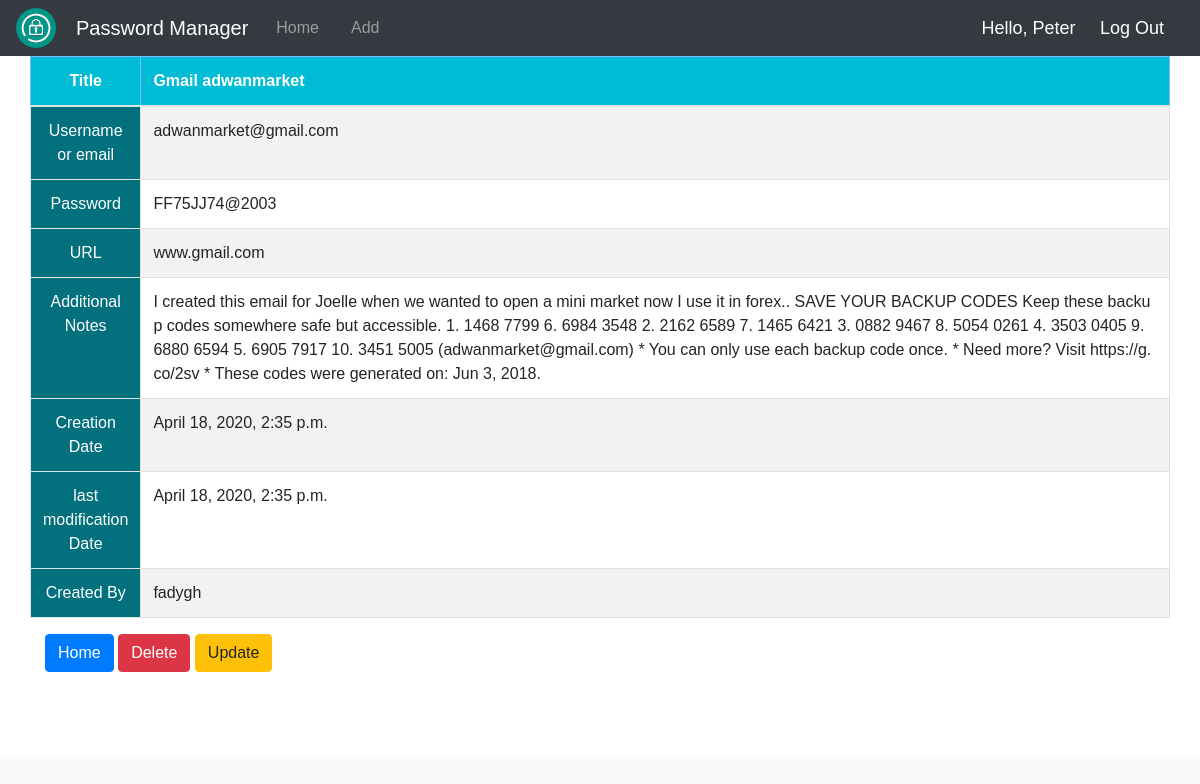
The page /view/2/ (signed in) on the database its author committed.
### passmjrapp/models.py (models this page shows)
class PasswordAccount(models.Model):
    title = models.CharField(max_length=45, blank=True, default=None, null=True)
    username = models.CharField(max_length=45, blank=True, null=True)
    password = models.CharField(max_length=45, blank=True, null=True)
    url = models.CharField(max_length=100, blank=True, null=True)
    additional_notes = models.TextField(blank=True,default=None, null=True)
    creation_date = models.DateTimeField(auto_now_add=True, blank=True, null=True)
    last_modified = models.DateTimeField(auto_now_add=True, blank=True, null=True)
    user = models.ForeignKey(User,default=None, on_delete=models.CASCADE)
    def __str__(self):
        return self.title

### passmjrapp/views.py (the view)
# urls.py: path('view/<str:pk>/', views.view, name='view'),
@login_required(login_url='login')
def view(request, pk):
    data = PasswordAccount.objects.get(id=pk)
    context = {'data':data}
    return render(request, 'view.html',context)

### passmjrapp/templates/view.html
{% extends 'base.html' %}
{% block content %}
<div class="col-md table-box">
		<div class="container-fluid">
        <table class="table table-striped table-bordered table-hover cellspacing="0" width="100%">
          <thead class="table-primary">
            <tr>
            <th class="th-sm">Title</th>
              <th class="th-sm">{{data}}</th>
            </tr>
          </thead>
          <tbody>
            <tr>
                <td>Username or email</td>
                <td class="break">{{data.username}}</td>
            </tr>
            <tr>
                <td>Password</td>
                <td class="break">{{data.password}}</td>
            </tr>
            <tr>
                <td>URL</td>
                <td class="break">{{data.url}}</td>
            </tr>
            <tr>
                <td>Additional Notes</td>
                <td class="break">{{data.additional_notes}}</td>
            </tr>
            <tr>
                <td>Creation Date</td>
                <td class="break">{{data.creation_date}}</td>
            </tr>
            <tr>
                <td>last modification Date</td>
                <td class="break">{{data.last_modified}}</td>
            </tr>
            <tr>
                <td>Created By</td>
                <td class="break">{{data.user}}</td>
            </tr>
          </tbody>
        </table>
        <div class="container-fluid">
            <a class="btn btn-primary" href="{% url 'home' %}">Home</a>
            <a class="btn btn-danger" href="{% url 'delete' data.id %}">Delete</a>
            <a class="btn btn-warning" href="{% url 'update' data.id %}">Update</a>
        </div>
        <br>
        <br>
  </div>
</div>
 {% endblock %}

### passmjrapp/templates/navbar.html (shortened to what this page needs)
{% load static %}
{% include "head_css.html" %}
<nav class="navbar navbar-expand-lg navbar-dark bg-dark">
<a href="{% url 'home' %}">
<img  width="40px"src="{% static 'passmjrapp/images/logo.png' %}" alt="">
</a>
  <a class="navbar-brand brand" href="{% url 'home' %}">Password Manager</a>
  <div class="collapse navbar-collapse" id="navbarSupportedContent">
    <ul class="navbar-nav mr-auto">
      <li
          {% if '/' == request.path %}
            class="nav-item active mr-3"
            {% else %}
            class="nav-item mr-3"
            {% endif %}
          >
        <a class="nav-link" href="{% url 'home' %}">Home <span class="sr-only">(current)</span></a>
      </li>
      <li
          {% if 'create' in request.path %}
            class="nav-item active mr-3"
            {% else %}
            class="nav-item mr-3"
            {% endif %}
          >
        <a class="nav-link" href="{% url 'create' %}">Add</a>
      </li>
    </ul>
  </div>
  <div>
    <span class="hello-msg">Hello, {{request.user}}</span>
    <span><a class="hello-msg" href="{% url 'logout' %}">Log Out</a></span>
  </div>
</nav>

### passmjrapp/static/passmjrapp/css/styles.css (style rules this page uses)
body { margin: 0; padding: 0; justify-content: center; align-items: center; height: 100vh; font-family: sans-serif; background-color: #fafbf8; }
.break { word-break: break-all; }
.table-box { height: 700px; overflow-y: scroll; background: #fff; box-shadow: 0 10px 100px rgba(0,0,0,0,5); }
table, th, td { border: 1px solid #005277; border-collapse: collapse; text-align: left; }
th { position: sticky; top: 0; background: #00bcd4; color: #fff; box-sizing: border-box; }
tr th:nth-child(1) { width: 60px; text-align: center; color: #fff; }
tr td:nth-child(1) { color: #fff; text-align: center; background: #03707d; }
.hello-msg { font-size: 18px; color: #ffffff; margin-right: 20px; }
.brand { margin-right: 20px; margin-left: 20px; }

### rows shown on the page
PasswordAccount: title "Gmail adwanmarket", username "adwanmarket@gmail.com", password "FF75JJ74@2003", url "www.gmail.com", additional_notes "I created this email for Joelle when we wanted to open a mini market now I use it in forex.. SAVE YOUR BACKUP CODES Keep these backup codes somewhere safe but accessible. 1. 1468 7799 6. 6984 3548 2. 2162 6589 7. 1465 6421 3. 0882 9467 8. 5054 0261 4. 3503 0405 9. 6880 6594 5. 6905 7917 10. 3451 5005 (adwanmarket@gmail.com) * You can only use each backup code once. * Need more? Visit https://g.co/2sv * These codes were generated on: Jun 3, 2018.", creation_date "April 18, 2020, 2:35 p.m.", last_modified "April 18, 2020, 2:35 p.m.", user "fadygh"

### other values the page prints
{{ request.user }} "Peter"
